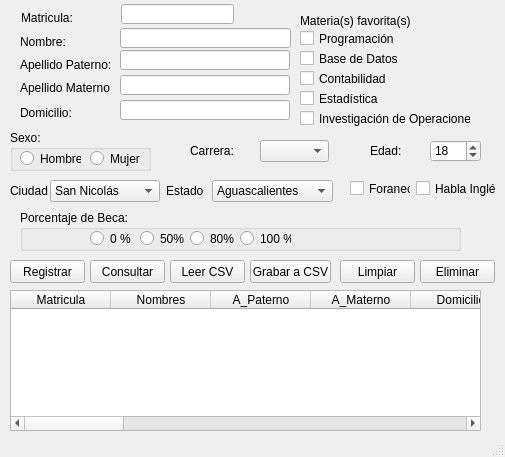
<?xml version="1.0" encoding="UTF-8"?>
<ui version="4.0">
 <class>MainWindow</class>
 <widget class="QMainWindow" name="MainWindow">
  <property name="geometry">
   <rect>
    <x>0</x>
    <y>0</y>
    <width>505</width>
    <height>457</height>
   </rect>
  </property>
  <property name="minimumSize">
   <size>
    <width>505</width>
    <height>457</height>
   </size>
  </property>
  <property name="maximumSize">
   <size>
    <width>505</width>
    <height>457</height>
   </size>
  </property>
  <property name="acceptDrops">
   <bool>true</bool>
  </property>
  <property name="windowTitle">
   <string>Registro Alumnos FACPYA</string>
  </property>
  <property name="windowIcon">
   <iconset>
    <normaloff>../../../OneDrive - Universidad Autonoma de Nuevo León/FACPYA/Primer Semestre/iconos/facpya logo.ico</normaloff>../../../OneDrive - Universidad Autonoma de Nuevo León/FACPYA/Primer Semestre/iconos/facpya logo.ico</iconset>
  </property>
  <property name="iconSize">
   <size>
    <width>196</width>
    <height>256</height>
   </size>
  </property>
  <widget class="QWidget" name="centralwidget">
   <widget class="QLabel" name="lbl_Nombre">
    <property name="geometry">
     <rect>
      <x>20</x>
      <y>31</y>
      <width>101</width>
      <height>21</height>
     </rect>
    </property>
    <property name="text">
     <string>Nombre:</string>
    </property>
   </widget>
   <widget class="QLabel" name="lbl_apppat">
    <property name="geometry">
     <rect>
      <x>20</x>
      <y>54</y>
      <width>91</width>
      <height>21</height>
     </rect>
    </property>
    <property name="text">
     <string>Apellido Paterno:</string>
    </property>
   </widget>
   <widget class="QLabel" name="lbl_appmat">
    <property name="geometry">
     <rect>
      <x>20</x>
      <y>77</y>
      <width>90</width>
      <height>21</height>
     </rect>
    </property>
    <property name="text">
     <string>Apellido Materno:</string>
    </property>
   </widget>
   <widget class="QLabel" name="lbl_Matricula">
    <property name="geometry">
     <rect>
      <x>21</x>
      <y>7</y>
      <width>80</width>
      <height>21</height>
     </rect>
    </property>
    <property name="text">
     <string>Matricula:</string>
    </property>
   </widget>
   <widget class="QComboBox" name="cbx_carrera">
    <property name="geometry">
     <rect>
      <x>260</x>
      <y>140</y>
      <width>69</width>
      <height>22</height>
     </rect>
    </property>
    <item>
     <property name="text">
      <string/>
     </property>
    </item>
    <item>
     <property name="text">
      <string>L.T.I</string>
     </property>
    </item>
    <item>
     <property name="text">
      <string>L.A</string>
     </property>
    </item>
    <item>
     <property name="text">
      <string>C.P</string>
     </property>
    </item>
    <item>
     <property name="text">
      <string>L.N.I</string>
     </property>
    </item>
   </widget>
   <widget class="QLabel" name="lbl_carrera">
    <property name="geometry">
     <rect>
      <x>190</x>
      <y>140</y>
      <width>71</width>
      <height>21</height>
     </rect>
    </property>
    <property name="text">
     <string>Carrera:</string>
    </property>
   </widget>
   <widget class="QTableWidget" name="Tabla_Datos">
    <property name="geometry">
     <rect>
      <x>10</x>
      <y>290</y>
      <width>471</width>
      <height>141</height>
     </rect>
    </property>
    <column>
     <property name="text">
      <string>Matricula</string>
     </property>
    </column>
    <column>
     <property name="text">
      <string>Nombres</string>
     </property>
    </column>
    <column>
     <property name="text">
      <string>A_Paterno</string>
     </property>
    </column>
    <column>
     <property name="text">
      <string>A_Materno</string>
     </property>
    </column>
    <column>
     <property name="text">
      <string>Domicilio</string>
     </property>
    </column>
    <column>
     <property name="text">
      <string>Ciudad</string>
     </property>
    </column>
    <column>
     <property name="text">
      <string>Estado</string>
     </property>
    </column>
    <column>
     <property name="text">
      <string>Carrera</string>
     </property>
    </column>
    <column>
     <property name="text">
      <string>Sexo</string>
     </property>
    </column>
    <column>
     <property name="text">
      <string>Edad</string>
     </property>
    </column>
    <column>
     <property name="text">
      <string>Beca</string>
     </property>
    </column>
    <column>
     <property name="text">
      <string>Foraneo</string>
     </property>
    </column>
    <column>
     <property name="text">
      <string>Ingles</string>
     </property>
    </column>
    <column>
     <property name="text">
      <string>Prog</string>
     </property>
    </column>
    <column>
     <property name="text">
      <string>BD</string>
     </property>
    </column>
    <column>
     <property name="text">
      <string>Contab</string>
     </property>
    </column>
    <column>
     <property name="text">
      <string>Estadistica</string>
     </property>
    </column>
    <column>
     <property name="text">
      <string>Inv_Op</string>
     </property>
    </column>
   </widget>
   <widget class="QPushButton" name="btn_Registrar">
    <property name="geometry">
     <rect>
      <x>10</x>
      <y>260</y>
      <width>75</width>
      <height>23</height>
     </rect>
    </property>
    <property name="text">
     <string>Registrar</string>
    </property>
   </widget>
   <widget class="QPushButton" name="btn_Limpiar">
    <property name="geometry">
     <rect>
      <x>340</x>
      <y>260</y>
      <width>75</width>
      <height>23</height>
     </rect>
    </property>
    <property name="text">
     <string>Limpiar</string>
    </property>
   </widget>
   <widget class="QPushButton" name="btn_Grabar">
    <property name="geometry">
     <rect>
      <x>250</x>
      <y>260</y>
      <width>81</width>
      <height>23</height>
     </rect>
    </property>
    <property name="text">
     <string>Grabar a CSV</string>
    </property>
   </widget>
   <widget class="QPushButton" name="btn_Leer">
    <property name="geometry">
     <rect>
      <x>170</x>
      <y>260</y>
      <width>75</width>
      <height>23</height>
     </rect>
    </property>
    <property name="text">
     <string>Leer CSV</string>
    </property>
   </widget>
   <widget class="QPushButton" name="btn_Eliminar">
    <property name="geometry">
     <rect>
      <x>420</x>
      <y>260</y>
      <width>75</width>
      <height>23</height>
     </rect>
    </property>
    <property name="text">
     <string>Eliminar</string>
    </property>
   </widget>
   <widget class="QLineEdit" name="edt_nombre">
    <property name="geometry">
     <rect>
      <x>120</x>
      <y>28</y>
      <width>171</width>
      <height>20</height>
     </rect>
    </property>
   </widget>
   <widget class="QLineEdit" name="edt_apppat">
    <property name="geometry">
     <rect>
      <x>120</x>
      <y>50</y>
      <width>170</width>
      <height>20</height>
     </rect>
    </property>
   </widget>
   <widget class="QLineEdit" name="edt_matricula">
    <property name="geometry">
     <rect>
      <x>121</x>
      <y>4</y>
      <width>113</width>
      <height>20</height>
     </rect>
    </property>
   </widget>
   <widget class="QLineEdit" name="edt_appmat">
    <property name="geometry">
     <rect>
      <x>120</x>
      <y>75</y>
      <width>170</width>
      <height>20</height>
     </rect>
    </property>
   </widget>
   <widget class="QPushButton" name="btn_Consultar">
    <property name="geometry">
     <rect>
      <x>90</x>
      <y>260</y>
      <width>75</width>
      <height>23</height>
     </rect>
    </property>
    <property name="text">
     <string>Consultar</string>
    </property>
   </widget>
   <widget class="QSpinBox" name="spinEdad">
    <property name="geometry">
     <rect>
      <x>430</x>
      <y>140</y>
      <width>51</width>
      <height>22</height>
     </rect>
    </property>
    <property name="cursor">
     <cursorShape>ArrowCursor</cursorShape>
    </property>
    <property name="minimum">
     <number>15</number>
    </property>
    <property name="maximum">
     <number>60</number>
    </property>
    <property name="value">
     <number>18</number>
    </property>
   </widget>
   <widget class="QCheckBox" name="chk_prog">
    <property name="geometry">
     <rect>
      <x>300</x>
      <y>30</y>
      <width>121</width>
      <height>17</height>
     </rect>
    </property>
    <property name="text">
     <string>Programación</string>
    </property>
   </widget>
   <widget class="QCheckBox" name="chk_bd">
    <property name="geometry">
     <rect>
      <x>300</x>
      <y>50</y>
      <width>121</width>
      <height>17</height>
     </rect>
    </property>
    <property name="text">
     <string>Base de Datos</string>
    </property>
   </widget>
   <widget class="QCheckBox" name="chk_contab">
    <property name="geometry">
     <rect>
      <x>300</x>
      <y>70</y>
      <width>121</width>
      <height>17</height>
     </rect>
    </property>
    <property name="text">
     <string>Contabilidad</string>
    </property>
   </widget>
   <widget class="QLabel" name="lbl_edad">
    <property name="geometry">
     <rect>
      <x>370</x>
      <y>140</y>
      <width>41</width>
      <height>21</height>
     </rect>
    </property>
    <property name="text">
     <string>Edad:</string>
    </property>
   </widget>
   <widget class="QCheckBox" name="chk_estadistica">
    <property name="geometry">
     <rect>
      <x>300</x>
      <y>90</y>
      <width>121</width>
      <height>17</height>
     </rect>
    </property>
    <property name="text">
     <string>Estadística</string>
    </property>
   </widget>
   <widget class="QCheckBox" name="chk_inv_op">
    <property name="geometry">
     <rect>
      <x>300</x>
      <y>110</y>
      <width>171</width>
      <height>17</height>
     </rect>
    </property>
    <property name="text">
     <string>Investigación de Operaciones</string>
    </property>
   </widget>
   <widget class="QComboBox" name="cbx_ciudad">
    <property name="geometry">
     <rect>
      <x>50</x>
      <y>180</y>
      <width>110</width>
      <height>22</height>
     </rect>
    </property>
    <item>
     <property name="text">
      <string>San Nicolás</string>
     </property>
    </item>
    <item>
     <property name="text">
      <string>Monterrey</string>
     </property>
    </item>
    <item>
     <property name="text">
      <string>Apodaca</string>
     </property>
    </item>
    <item>
     <property name="text">
      <string>Monclova</string>
     </property>
    </item>
    <item>
     <property name="text">
      <string>Saltillo</string>
     </property>
    </item>
    <item>
     <property name="text">
      <string>Tampico</string>
     </property>
    </item>
    <item>
     <property name="text">
      <string>Reynosa</string>
     </property>
    </item>
    <item>
     <property name="text">
      <string>Otra</string>
     </property>
    </item>
   </widget>
   <widget class="QLabel" name="lbl_ciudad">
    <property name="geometry">
     <rect>
      <x>10</x>
      <y>180</y>
      <width>71</width>
      <height>21</height>
     </rect>
    </property>
    <property name="text">
     <string>Ciudad</string>
    </property>
   </widget>
   <widget class="QLabel" name="lbl_estado">
    <property name="geometry">
     <rect>
      <x>166</x>
      <y>180</y>
      <width>40</width>
      <height>21</height>
     </rect>
    </property>
    <property name="text">
     <string>Estado</string>
    </property>
   </widget>
   <widget class="QComboBox" name="cbx_estado">
    <property name="geometry">
     <rect>
      <x>212</x>
      <y>180</y>
      <width>121</width>
      <height>22</height>
     </rect>
    </property>
    <item>
     <property name="text">
      <string>Aguascalientes</string>
     </property>
    </item>
    <item>
     <property name="text">
      <string>Baja California</string>
     </property>
    </item>
    <item>
     <property name="text">
      <string>Baja California Sur</string>
     </property>
    </item>
    <item>
     <property name="text">
      <string>Campeche</string>
     </property>
    </item>
    <item>
     <property name="text">
      <string>Chiapas</string>
     </property>
    </item>
    <item>
     <property name="text">
      <string>Chihuahua</string>
     </property>
    </item>
    <item>
     <property name="text">
      <string>Ciudad de México</string>
     </property>
    </item>
    <item>
     <property name="text">
      <string>Coahuila</string>
     </property>
    </item>
    <item>
     <property name="text">
      <string>Colima</string>
     </property>
    </item>
    <item>
     <property name="text">
      <string>Durango</string>
     </property>
    </item>
    <item>
     <property name="text">
      <string>Estado de México</string>
     </property>
    </item>
    <item>
     <property name="text">
      <string>Guanajuato</string>
     </property>
    </item>
    <item>
     <property name="text">
      <string>Guerrero</string>
     </property>
    </item>
    <item>
     <property name="text">
      <string>Hidalgo</string>
     </property>
    </item>
    <item>
     <property name="text">
      <string>Jalisco</string>
     </property>
    </item>
    <item>
     <property name="text">
      <string>Michoacán</string>
     </property>
    </item>
    <item>
     <property name="text">
      <string>Morelos</string>
     </property>
    </item>
    <item>
     <property name="text">
      <string>Nayarit</string>
     </property>
    </item>
    <item>
     <property name="text">
      <string>Nuevo León</string>
     </property>
    </item>
    <item>
     <property name="text">
      <string>Oaxaca</string>
     </property>
    </item>
    <item>
     <property name="text">
      <string>Puebla</string>
     </property>
    </item>
    <item>
     <property name="text">
      <string>Querétaro</string>
     </property>
    </item>
    <item>
     <property name="text">
      <string>Quintana Roo</string>
     </property>
    </item>
    <item>
     <property name="text">
      <string>San Luis Potosí</string>
     </property>
    </item>
    <item>
     <property name="text">
      <string>Sinaloa</string>
     </property>
    </item>
    <item>
     <property name="text">
      <string>Sonora</string>
     </property>
    </item>
    <item>
     <property name="text">
      <string>Tabasco</string>
     </property>
    </item>
    <item>
     <property name="text">
      <string>Tamaulipas</string>
     </property>
    </item>
    <item>
     <property name="text">
      <string>Tlaxcala</string>
     </property>
    </item>
    <item>
     <property name="text">
      <string>Veracruz</string>
     </property>
    </item>
    <item>
     <property name="text">
      <string>Yucatán</string>
     </property>
    </item>
    <item>
     <property name="text">
      <string>Zacatecas</string>
     </property>
    </item>
   </widget>
   <widget class="QCheckBox" name="chk_foraneo">
    <property name="geometry">
     <rect>
      <x>350</x>
      <y>180</y>
      <width>61</width>
      <height>17</height>
     </rect>
    </property>
    <property name="text">
     <string>Foraneo</string>
    </property>
   </widget>
   <widget class="QCheckBox" name="chk_ingles">
    <property name="geometry">
     <rect>
      <x>416</x>
      <y>180</y>
      <width>80</width>
      <height>17</height>
     </rect>
    </property>
    <property name="text">
     <string>Habla Inglés</string>
    </property>
   </widget>
   <widget class="QLabel" name="lbl_domicilio">
    <property name="geometry">
     <rect>
      <x>20</x>
      <y>102</y>
      <width>90</width>
      <height>21</height>
     </rect>
    </property>
    <property name="text">
     <string>Domicilio:</string>
    </property>
   </widget>
   <widget class="QLineEdit" name="edt_domicilio">
    <property name="geometry">
     <rect>
      <x>120</x>
      <y>100</y>
      <width>170</width>
      <height>20</height>
     </rect>
    </property>
   </widget>
   <widget class="QLabel" name="lbl_Matricula_2">
    <property name="geometry">
     <rect>
      <x>300</x>
      <y>10</y>
      <width>111</width>
      <height>21</height>
     </rect>
    </property>
    <property name="text">
     <string>Materia(s) favorita(s):</string>
    </property>
   </widget>
   <widget class="QGroupBox" name="groupBox">
    <property name="geometry">
     <rect>
      <x>10</x>
      <y>130</y>
      <width>141</width>
      <height>41</height>
     </rect>
    </property>
    <property name="title">
     <string>Sexo:</string>
    </property>
    <widget class="QRadioButton" name="radio_hombre">
     <property name="geometry">
      <rect>
       <x>10</x>
       <y>20</y>
       <width>61</width>
       <height>17</height>
      </rect>
     </property>
     <property name="text">
      <string>Hombre</string>
     </property>
    </widget>
    <widget class="QRadioButton" name="radio_mujer">
     <property name="geometry">
      <rect>
       <x>80</x>
       <y>20</y>
       <width>51</width>
       <height>17</height>
      </rect>
     </property>
     <property name="text">
      <string>Mujer</string>
     </property>
    </widget>
   </widget>
   <widget class="QGroupBox" name="groupBox_2">
    <property name="geometry">
     <rect>
      <x>20</x>
      <y>210</y>
      <width>441</width>
      <height>41</height>
     </rect>
    </property>
    <property name="title">
     <string>Porcentaje de Beca:</string>
    </property>
    <widget class="QRadioButton" name="radio_cero">
     <property name="geometry">
      <rect>
       <x>70</x>
       <y>20</y>
       <width>41</width>
       <height>17</height>
      </rect>
     </property>
     <property name="text">
      <string>0 %</string>
     </property>
    </widget>
    <widget class="QRadioButton" name="radio_50">
     <property name="geometry">
      <rect>
       <x>120</x>
       <y>20</y>
       <width>51</width>
       <height>17</height>
      </rect>
     </property>
     <property name="text">
      <string>50%</string>
     </property>
    </widget>
    <widget class="QRadioButton" name="radio_80">
     <property name="geometry">
      <rect>
       <x>170</x>
       <y>20</y>
       <width>51</width>
       <height>17</height>
      </rect>
     </property>
     <property name="text">
      <string>80%</string>
     </property>
    </widget>
    <widget class="QRadioButton" name="radio_100">
     <property name="geometry">
      <rect>
       <x>220</x>
       <y>20</y>
       <width>51</width>
       <height>17</height>
      </rect>
     </property>
     <property name="text">
      <string>100 %</string>
     </property>
    </widget>
   </widget>
  </widget>
  <widget class="QStatusBar" name="statusbar"/>
 </widget>
 <tabstops>
  <tabstop>edt_matricula</tabstop>
  <tabstop>edt_nombre</tabstop>
  <tabstop>edt_apppat</tabstop>
  <tabstop>edt_appmat</tabstop>
  <tabstop>edt_domicilio</tabstop>
  <tabstop>radio_hombre</tabstop>
  <tabstop>radio_mujer</tabstop>
  <tabstop>chk_prog</tabstop>
  <tabstop>chk_bd</tabstop>
  <tabstop>chk_contab</tabstop>
  <tabstop>chk_estadistica</tabstop>
  <tabstop>chk_inv_op</tabstop>
  <tabstop>cbx_carrera</tabstop>
  <tabstop>spinEdad</tabstop>
  <tabstop>cbx_ciudad</tabstop>
  <tabstop>cbx_estado</tabstop>
  <tabstop>chk_foraneo</tabstop>
  <tabstop>chk_ingles</tabstop>
  <tabstop>radio_cero</tabstop>
  <tabstop>radio_50</tabstop>
  <tabstop>radio_80</tabstop>
  <tabstop>radio_100</tabstop>
  <tabstop>btn_Registrar</tabstop>
  <tabstop>btn_Consultar</tabstop>
  <tabstop>btn_Leer</tabstop>
  <tabstop>btn_Grabar</tabstop>
  <tabstop>btn_Limpiar</tabstop>
  <tabstop>btn_Eliminar</tabstop>
  <tabstop>Tabla_Datos</tabstop>
 </tabstops>
 <resources/>
 <connections/>
</ui>
